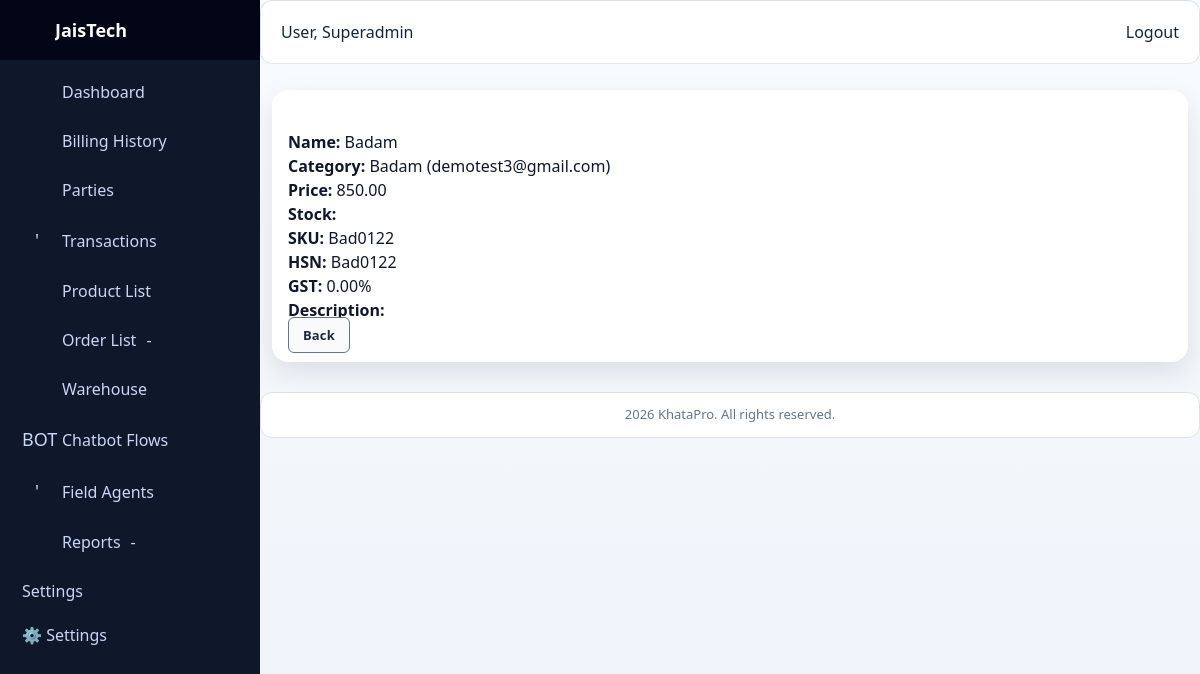
Page /commerce/products/1/ (signed in) on the committed database.
### accounts/models.py (models this page shows, shortened)
class User(AbstractUser):
    username = models.CharField(max_length=150, blank=True, null=True)
    mobile = models.CharField(max_length=15, unique=True, blank=True, null=True)
    email = models.EmailField(unique=True)
    email_verified = models.BooleanField(default=False)
    mobile_verified = models.BooleanField(default=False)
    is_social_login = models.BooleanField(default=False)
    is_otp_verified = models.BooleanField(default=False)
    groups = models.ManyToManyField(
        Group,
        related_name="custom_user_set",
        blank=True,
        help_text="Groups this user belongs to.",
        verbose_name="groups",
    )
    user_permissions = models.ManyToManyField(
        Permission,
        related_name="custom_user_permissions_set",
        blank=True,
        help_text="Specific permissions for this user.",
        verbose_name="user permissions",
    )
    USERNAME_FIELD = "email"  # login by email
    REQUIRED_FIELDS = ["username", "mobile"]

### commerce/models.py (models this page shows, shortened)
class Product(models.Model):
    name = models.CharField(max_length=100)
    category = models.ForeignKey(
        Category, on_delete=models.SET_NULL, related_name="products", null=True, blank=True
    )
    price = models.DecimalField(max_digits=10, decimal_places=2)
    stock = models.PositiveIntegerField(default=0)
    sku = models.CharField(max_length=50, unique=True)
    description = models.TextField(blank=True, null=True)
    unit = models.CharField(max_length=50, default="pcs")
    hsn_code = models.CharField(max_length=20, blank=True, null=True)
    gst_rate = models.DecimalField(max_digits=5, decimal_places=2, default=0.0)
    owner = models.ForeignKey(
        settings.AUTH_USER_MODEL,
        on_delete=models.CASCADE,
        related_name="user_products",
        null=True,
        blank=True,
    )

class Category(models.Model):
    owner = models.ForeignKey(
        settings.AUTH_USER_MODEL,
        on_delete=models.CASCADE,
        related_name="categories"
    )
    name = models.CharField(max_length=100)
    description = models.TextField(blank=True, null=True)
    def __str__(self):
        return f"{self.name} ({self.owner.email})"

### commerce/views.py (the view)
# urls.py: path("products/<int:id>/",views.product_detail,name="product_detail"),
@login_required
def product_detail(request, id):
    product = get_object_or_404(Product, id=id)
    return render(
        request,
        "commerce/product_detail.html",
        {"product": product}
    )

### billing/services.py (called while the page is built, shortened)
def user_has_feature(user, feature_key):
    if user.is_superuser:
        return True

### billing/templatetags/feature_tags.py (called while the page is built)
@register.simple_tag(takes_context=True)
def feature_allowed(context, feature_key):
    user = context.get("request").user
    if not user or not user.is_authenticated:
        return False
    return user_has_feature(user, feature_key)

### system_mode/context_processors.py (called while the page is built)
def system_mode_context(request):
    context = getattr(request, "system_mode_context", None)
    if context is None:
        context = build_request_mode_context(request)
    return {
        "system_mode": context,
        "system_mode_name": context.get("current_mode", "DESKTOP"),
        "system_mode_locked": bool(context.get("is_locked", False)),
        "resolved_system_mode": context.get("resolved_mode", "DESKTOP"),
        "resolved_system_mode_css": context.get("resolved_mode_css", "desktop"),
        "system_route_profile": context.get("route_profile", {}),
    }

### system_mode/models.py (called while the page is built)
    @classmethod
    def get_solo(cls, for_update=False):
        qs = cls.objects
        if for_update:
            qs = qs.select_for_update()
        instance = qs.filter(pk=1).first()
        if instance:
            return instance
        with transaction.atomic():
            locked = cls.objects.select_for_update().filter(pk=1).first()
            if locked:
                return locked
            return cls.objects.create(pk=1, current_mode=cls.Mode.DESKTOP)

### system_mode/services.py (called while the page is built)
def serialize_system_mode(mode_obj: SystemMode) -> dict[str, Any]:
    return {
        "current_mode": mode_obj.current_mode,
        "is_locked": bool(mode_obj.is_locked),
        "updated_by_id": mode_obj.updated_by_id,
        "updated_at": mode_obj.updated_at.isoformat() if mode_obj.updated_at else None,
    }

def get_system_mode_state(force_refresh: bool = False) -> dict[str, Any]:
    if not force_refresh:
        cached = cache.get(CACHE_KEY)
        if cached:
            return cached
    try:
        mode_obj = SystemMode.get_solo()
        payload = serialize_system_mode(mode_obj)
    except OperationalError:
        payload = {
            "current_mode": SystemMode.Mode.DESKTOP,
            "is_locked": False,
            "updated_by_id": None,
            "updated_at": None,
        }
    cache.set(CACHE_KEY, payload, CACHE_TTL_SECONDS)
    return payload

### commerce/templates/commerce/product_detail.html (shortened to what this page needs)
{% extends "base.html" %}
{% load static %}
{% block content %}
<div class="container mt-4">
    <div class="card shadow">
        <div class="card-header bg-dark text-white">
            <h4> Product Details</h4>
        </div>
        <div class="card-body">
            <p><strong>Name:</strong> {{ product.name }}</p>
            <p><strong>Category:</strong> {{ product.category }}</p>
            <p><strong>Price:</strong>  {{ product.price }}</p>
            <p><strong>Stock:</strong> {{ product.stock_qty }}</p>
            <p><strong>SKU:</strong> {{ product.sku }}</p>
            <p><strong>HSN:</strong> {{ product.hsn_code }}</p>
            <p><strong>GST:</strong> {{ product.gst_rate }}%</p>
            <p><strong>Description:</strong><br>{{ product.description }}</p>
        </div>
        <div class="card-footer text-end">
            <a href="{% url 'commerce:product_list' %}" class="btn btn-secondary">
                 Back
            </a>
        </div>
    </div>
</div>
{% endblock %}

### templates/core/base_ui.html (shortened to what this page needs)
{% load static %}
<!DOCTYPE html>
<html lang="en">
<head>
    <link href="https://cdn.jsdelivr.net/npm/bootstrap-icons/font/bootstrap-icons.css" rel="stylesheet">
    <link href="https://cdn.jsdelivr.net/npm/tailwindcss@2.2.19/dist/tailwind.min.css" rel="stylesheet">
    <link rel="stylesheet" href="{% static 'css/dashboard.css' %}">
    <link rel="stylesheet" href="{% static 'css/sidebar.css' %}">
    <link rel="stylesheet" href="{% static 'css/unified-theme.css' %}">
    <link rel="stylesheet" href="{% static 'css/master_ui_system.css' %}">
    <link rel="stylesheet" href="{% static 'css/pc_add_mode.css' %}">
</head>
{% with resolved_system_mode_css|default:'desktop' as mode_css %}
<body class="{{ ui.theme_mode|default:'light' }}{% if hide_sidebar %} no-sidebar{% endif %} {% if mode_css == 'pos' %}mode-pos{% elif mode_css == 'tablet' %}mode-tablet{% elif mode_css == 'mobile' %}mode-mobile{% else %}mode-pc{% endif %}"
      data-system-mode="{{ resolved_system_mode|default:system_mode_name|default:'DESKTOP' }}"
      data-system-mode-locked="{{ system_mode_locked|default:'0' }}">
{% endwith %}
<div class="layout">
    {% if not hide_sidebar %}
        {% include "core/sidebar.html" %}
    {% endif %}
    <div class="main-content">
        <nav class="topbar">
            <span>User, {{ request.user.username }}</span>
            {% if request.user.is_authenticated %}
                <a class="btn-logout" href="{% url 'accounts:logout' %}">
                    Logout
                </a>
            {% endif %}
        </nav>
        <main class="page-content">
            {% block content %}{% endblock %}
        </main>
        <footer class="footer">
             {% now "Y" %} KhataPro. All rights reserved.
        </footer>
    </div>
</div>
</body>
</html>

### static/css/dashboard.css (style rules this page uses)
* { box-sizing: border-box; }
html, body { margin: 0; padding: 0; height: 100%; font-family: system-ui, -apple-system, Segoe UI, Roboto, Arial, sans-serif; background: #f4f6fb; overflow-x: hidden; }
.main-content { margin-left: 240px; width: 100%; min-height: 100vh; transition: margin-left 0.3s ease; background: #f5f7fb; }
.layout { display: flex; }
.main-content > nav { height: 64px; background: #ffffff; border-bottom: 1px solid #e5e7eb; padding: 0 20px; display: flex; align-items: center; justify-content: space-between; }
.card { background: #ffffff; border-radius: 16px; box-shadow: 0 10px 28px rgba(2,6,23,0.1); padding: 16px; margin-bottom: 20px; }
footer { margin-top: auto; padding: 12px; text-align: center; font-size: 13px; color: #64748b; background: #ffffff; border-top: 1px solid #e5e7eb; }

### static/css/sidebar.css (style rules this page uses)
.main-content { margin-left: 260px; transition: margin-left 0.3s ease; }

### static/css/unified-theme.css (style rules this page uses)
:root { --uc-bg: #f4f7fb; --uc-surface: #ffffff; --uc-border: #d9e2ec; --uc-text: #12263a; --uc-muted: #5f6c7b; --uc-brand: #0b6bcb; --uc-brand-2: #0f9d7a; --uc-danger: #c03b3b; --uc-warning: #b7791f; }
body { background: var(--uc-bg); color: var(--uc-text); }
.main-content { background: linear-gradient(180deg, #f8fbff, #eef3f9); }
.topbar, .footer { background: var(--uc-surface); border: 1px solid var(--uc-border); border-radius: 12px; }
.page-content > .container, .page-content > .container-fluid { max-width: 1400px; }

### static/css/master_ui_system.css (style rules this page uses)
:root { --ui-primary: #123a8f; --ui-primary-dark: #0f2f73; --ui-secondary: #f58b1f; --ui-secondary-dark: #d97108; --ui-danger: #c03b3b; --ui-outline: #64748b; --ui-surface: #ffffff; --ui-surface-soft: #f4f7fc; --ui-border: #d8e0ee; --ui-text: #0f172a; --ui-muted: #475569; --ui-radius: 6px; --ui-shadow: 0 10px 26px rgba(15, 23, 42, 0.08); }
.page-content { color: var(--ui-text); padding: 10px 12px; }
.page-content .btn, .page-content button, .page-content input[type="submit"], .page-content input[type="button"] { border-radius: var(--ui-radius) !important; }
.unified-btn, .page-content .btn-primary, .page-content .btn-success, .page-content .btn-danger, .page-content .btn-warning, .page-content .btn-secondary, .page-content .btn-dark, .page-content .btn-outline-secondary, .page-content .btn-outline-primary, .page-content .btn-outline-success, .page-content .btn-outline-info, .page-content .btn-outline-warning, .page-content .btn-outline-dark, .uc-btn { min-height: 38px !important; padding: 8px 14px !important; font-size: 13px !important; font-weight: 800 !important; letter-spacing: 0.01em; transition: all 0.18s ease; }
.unified-btn-outline, .page-content .btn-secondary, .page-content .btn-dark, .page-content .btn-outline-secondary, .page-content .btn-outline-primary, .page-content .btn-outline-success, .page-content .btn-outline-info, .page-content .btn-outline-dark, .uc-btn-ghost { background: #f8fafc !important; border: 1px solid var(--ui-outline) !important; color: #1e293b !important; }

### rows in the picture
User: user.username "Superadmin"
Product: name "Badam", category "Badam (demotest3@gmail.com)", price "850.00", sku "Bad0122", hsn_code "Bad0122", gst_rate "0.00"

### other values in the picture
{{ company.company_name|default:"JaisTech" }} "JaisTech"
